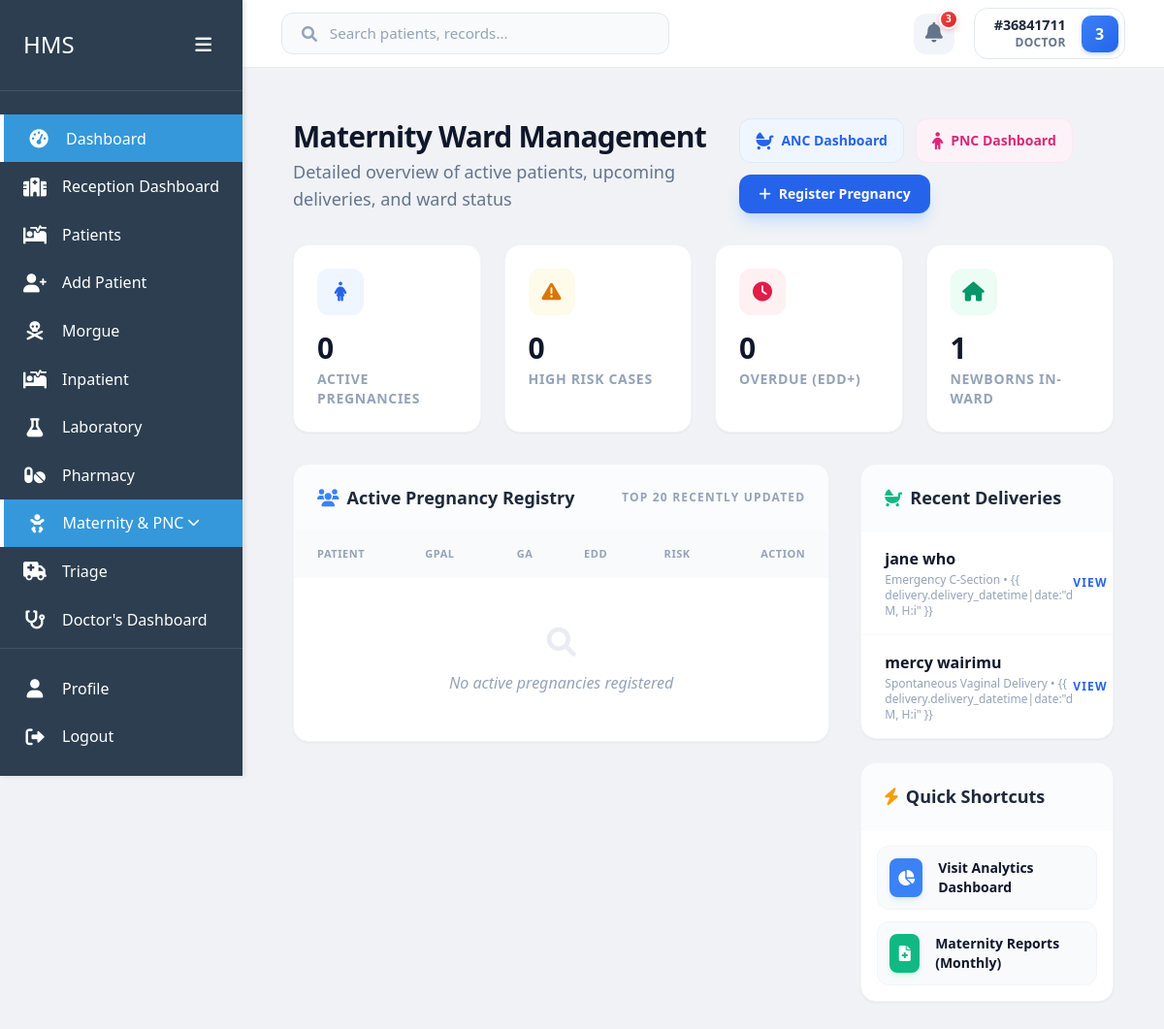
Before: /maternity/ (signed in) with the older database file.
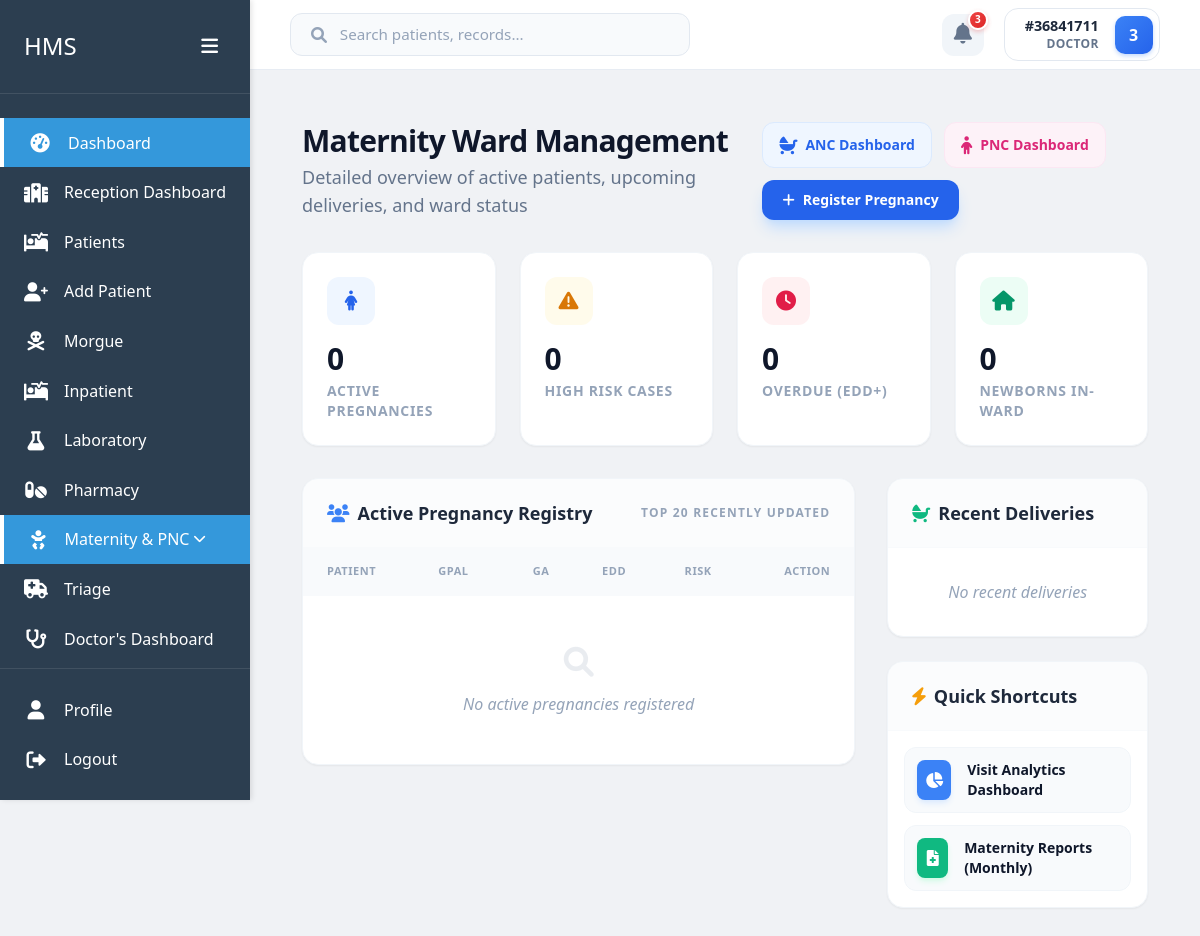
After: the same page with the newer database file.
### maternity/models.py (models this page shows, shortened)
class LaborDelivery(models.Model):
    LABOR_ONSET_CHOICES = [
        ('Spontaneous', 'Spontaneous'),
        ('Induced', 'Induced'),
        ('Elective CS', 'Elective C-Section'),
    ]
    DELIVERY_MODE_CHOICES = [
        ('SVD', 'Spontaneous Vaginal Delivery'),
        ('AVD', 'Assisted Vaginal Delivery (Vacuum/Forceps)'),
        ('Emergency CS', 'Emergency C-Section'),
        ('Elective CS', 'Elective C-Section'),
    ]
    pregnancy = models.OneToOneField(Pregnancy, on_delete=models.CASCADE, related_name='delivery')
    admission = models.OneToOneField(Admission, on_delete=models.SET_NULL, null=True, blank=True, related_name='delivery')
    admission_date = models.DateTimeField(default=timezone.now)
    gestational_age_at_delivery = models.PositiveIntegerField(help_text="Weeks")
    labor_onset = models.CharField(max_length=20, choices=LABOR_ONSET_CHOICES)
    rupture_of_membranes = models.DateTimeField(null=True, blank=True)
    labor_duration = models.DurationField(null=True, blank=True, help_text="Total labor duration")
    delivery_datetime = models.DateTimeField()
    delivery_mode = models.CharField(max_length=30, choices=DELIVERY_MODE_CHOICES)
    delivery_by = models.ForeignKey(settings.AUTH_USER_MODEL, on_delete=models.SET_NULL, null=True, related_name='deliveries_conducted')
    maternal_complications = models.TextField(blank=True, null=True, help_text="PPH, tears, retained placenta, etc.")
    episiotomy = models.BooleanField(default=False)
    perineal_tear = models.CharField(max_length=50, blank=True, help_text="Degree of tear")
    estimated_blood_loss = models.PositiveIntegerField(help_text="mL", null=True, blank=True)
    blood_transfusion = models.BooleanField(default=False)
    placenta_delivery = models.CharField(max_length=50, choices=[
        ('Complete', 'Complete'),
        ('Incomplete', 'Incomplete'),
        ('Manual Removal', 'Manual Removal Required'),
    ], blank=True)
    mother_condition = models.CharField(max_length=50, choices=[
        ('Stable', 'Stable'),
        ('ICU', 'Transferred to ICU'),
        ('Deceased', 'Maternal Death'),
    ], default='Stable')
    delivery_notes = models.TextField(blank=True, null=True)
    created_at = models.DateTimeField(auto_now_add=True)
    updated_at = models.DateTimeField(auto_now=True)
    class Meta:
        verbose_name_plural = 'Labor & Delivery Records'

class Pregnancy(models.Model):
    STATUS_CHOICES = [
        ('Active', 'Active Pregnancy'),
        ('Delivered', 'Delivered'),
        ('Miscarriage', 'Miscarriage'),
        ('Abortion', 'Abortion'),
        ('Ectopic', 'Ectopic Pregnancy'),
    ]
    BLOOD_GROUP_CHOICES = [
        ('A+', 'A Positive'),
        ('A-', 'A Negative'),
        ('B+', 'B Positive'),
        ('B-', 'B Negative'),
        ('O+', 'O Positive'),
        ('O-', 'O Negative'),
        ('AB+', 'AB Positive'),
        ('AB-', 'AB Negative'),
    ]
    patient = models.ForeignKey(Patient, on_delete=models.CASCADE, related_name='pregnancies')
    registration_date = models.DateField(default=timezone.now)
    lmp = models.DateField(verbose_name="Last Menstrual Period")
    edd = models.DateField(verbose_name="Expected Delivery Date")
    gravida = models.PositiveIntegerField(help_text="Total number of pregnancies")
    para = models.PositiveIntegerField(help_text="Number of deliveries after 28 weeks")
    abortion = models.PositiveIntegerField(default=0, help_text="Number of abortions/miscarriages")
    living = models.PositiveIntegerField(default=0, help_text="Number of living children")
    blood_group = models.CharField(max_length=3, choices=BLOOD_GROUP_CHOICES, blank=True)
    allergies = models.TextField(blank=True, null=True)
    previous_cs = models.BooleanField(default=False, verbose_name="Previous C-Section")
    is_multiple_gestation = models.BooleanField(default=False, verbose_name="Multiple Gestation (Twins/Triplets)")
    chronic_conditions = models.TextField(blank=True, null=True, help_text="Diabetes, Hypertension, etc.")
    status = models.CharField(max_length=20, choices=STATUS_CHOICES, default='Active')
    risk_level = models.CharField(max_length=20, choices=[
        ('Low', 'Low Risk'),
        ('Moderate', 'Moderate Risk'),
        ('High', 'High Risk'),
    ], default='Low')
    created_at = models.DateTimeField(auto_now_add=True)
    updated_at = models.DateTimeField(auto_now=True)
    created_by = models.ForeignKey(settings.AUTH_USER_MODEL, on_delete=models.SET_NULL, null=True, related_name='pregnancies_created')
    class Meta:
        ordering = ['-created_at']
        verbose_name_plural = 'Pregnancies'

### home/models.py (models this page shows, shortened)
class Patient(models.Model):
    GENDER_CHOICES = [
        ('M', 'Male'),
        ('F', 'Female'),
        ('O', 'Other'),
        ('N', 'Prefer not to say')
    ]
    first_name = models.CharField(max_length=100)
    last_name = models.CharField(max_length=100)
    id_number = models.CharField(max_length=20, unique=True, null=True, blank=True)
    date_of_birth = models.DateField()
    age = models.PositiveIntegerField(editable=False)  # Will be calculated automatically
    phone = models.CharField(max_length=15)
    location = models.CharField(max_length=200)
    gender = models.CharField(max_length=1, choices=GENDER_CHOICES)
    created_at = models.DateTimeField(auto_now_add=True)
    updated_at = models.DateTimeField(auto_now=True)
    created_by = models.ForeignKey('users.User', on_delete=models.SET_NULL, null=True, related_name='patients_created')
    @property
    def full_name(self):
        return f"{self.first_name} {self.last_name}"

### maternity/views.py (the view)
# urls.py: path('', views.maternity_dashboard, name='dashboard'),
@login_required
def maternity_dashboard(request):
    active_pregnancies = Pregnancy.objects.filter(status='Active').select_related('patient')
    total_active = active_pregnancies.count()
    high_risk = active_pregnancies.filter(risk_level='High').count()
    today = timezone.now().date()
    overdue = active_pregnancies.filter(edd__lt=today).count()
    week_from_now = today + timedelta(days=7)
    due_this_week = active_pregnancies.filter(edd__gte=today, edd__lte=week_from_now).count()
    week_ago = timezone.now() - timedelta(days=7)
    recent_deliveries = LaborDelivery.objects.filter(
        delivery_datetime__gte=week_ago
    ).select_related('pregnancy__patient').order_by('-delivery_datetime')[:10]
    month_start = today.replace(day=1)
    deliveries_this_month = LaborDelivery.objects.filter(
        delivery_datetime__gte=month_start
    ).count()
    current_newborns = Newborn.objects.filter(
        birth_datetime__gte=week_ago,
        status__in=['Alive', 'NICU']
    ).select_related('delivery__pregnancy__patient')
    context = {
        'active_pregnancies': active_pregnancies[:20],
        'total_active': total_active,
        'high_risk_count': high_risk,
        'overdue_count': overdue,
        'due_this_week_count': due_this_week,
        'recent_deliveries': recent_deliveries,
        'deliveries_this_month': deliveries_this_month,
        'current_newborns': current_newborns,
        'today': today,
    }
    return render(request, 'maternity/dashboard.html', context)

### maternity/templates/maternity/dashboard.html (shortened to what the changed rows need)
{% extends 'users/dashboard_base.html' %}
{% load static %}
{% block content %}
<div class="max-w-[1600px] mx-auto p-5">
    <div class="flex flex-col md:flex-row justify-between items-start md:items-center gap-6 mb-8">
        <div>
            <h1 class="text-3xl font-extrabold text-slate-900 tracking-tight">Maternity Ward Management</h1>
        </div>
    </div>
    <div class="grid grid-cols-1 sm:grid-cols-2 lg:grid-cols-4 gap-6 mb-8">
        <div
            class="bg-white p-6 rounded-2xl border border-slate-100 shadow-sm transition-all hover:shadow-md hover:-translate-y-1">
            <div class="w-12 h-12 rounded-xl flex items-center justify-center mb-4 bg-emerald-50 text-emerald-600">
                <i class="fas fa-home text-xl"></i>
            </div>
            <div class="text-3xl font-bold text-slate-900">{{ current_newborns.count }}</div>
            <div class="text-sm font-bold text-slate-400 uppercase tracking-wider mt-1">Newborns In-Ward</div>
        </div>
    </div>
    <div class="grid grid-cols-1 lg:grid-cols-3 gap-8 items-start">
        <div class="lg:col-span-2 bg-white rounded-2xl border border-slate-100 shadow-sm overflow-hidden">
            <div class="px-6 py-5 border-bottom border-slate-50 flex justify-between items-center bg-slate-50/50">
                <h2 class="text-lg font-bold text-slate-800 flex items-center gap-2">
                    <i class="fas fa-users text-blue-500"></i> Active Pregnancy Registry
                </h2>
            </div>
            <div class="overflow-x-auto">
                <table class="w-full text-left border-collapse">
                    <thead>
                        <tr class="bg-slate-50">
                            <th class="px-6 py-4 text-[11px] font-bold text-slate-400 uppercase tracking-wider">Patient
                            </th>
                            <th class="px-6 py-4 text-[11px] font-bold text-slate-400 uppercase tracking-wider">GPAL
                            </th>
                            <th
                                class="px-6 py-4 text-[11px] font-bold text-slate-400 uppercase tracking-wider text-center">
                                GA</th>
                            <th class="px-6 py-4 text-[11px] font-bold text-slate-400 uppercase tracking-wider">EDD</th>
                            <th class="px-6 py-4 text-[11px] font-bold text-slate-400 uppercase tracking-wider">Risk
                            </th>
                            <th
                                class="px-6 py-4 text-[11px] font-bold text-slate-400 uppercase tracking-wider text-right">
                                Action</th>
                        </tr>
                    </thead>
                </table>
            </div>
        </div>
        <div class="space-y-6">
            <div class="bg-white rounded-2xl border border-slate-100 shadow-sm overflow-hidden">
                <div class="px-6 py-5 border-b border-slate-50 bg-slate-50/50">
                    <h2 class="text-lg font-bold text-slate-800 flex items-center gap-2">
                        <i class="fas fa-baby-carriage text-emerald-500"></i> Recent Deliveries
                    </h2>
                </div>
                <div class="divide-y divide-slate-50">
                    {% for delivery in recent_deliveries %}
                    <div class="px-6 py-4 flex justify-between items-center transition-colors hover:bg-slate-50/50">
                        <div>
                            <div class="font-bold text-slate-900">{{ delivery.pregnancy.patient.full_name }}</div>
                            <div class="text-xs font-medium text-slate-400 mt-0.5">
                                {{ delivery.get_delivery_mode_display }} • {{ delivery.delivery_datetime|date:"d M, H:i"
                                }}
                            </div>
                        </div>
                        <a href="{% url 'maternity:pregnancy_detail' delivery.pregnancy.id %}"
                            class="text-blue-600 hover:text-blue-800 font-bold text-xs uppercase tracking-widest transition-colors">View</a>
                    </div>
                    {% empty %}
                    <div class="p-8 text-center text-slate-400 italic">No recent deliveries</div>
                    {% endfor %}
                </div>
            </div>
            <div class="bg-white rounded-2xl border border-slate-100 shadow-sm overflow-hidden">
                <div class="px-6 py-5 border-b border-slate-50 bg-slate-50/50">
                    <h2 class="text-lg font-bold text-slate-800 flex items-center gap-2">
                        <i class="fas fa-bolt text-amber-500"></i> Quick Shortcuts
                    </h2>
                </div>
            </div>
        </div>
    </div>
</div>
{% endblock %}

Changed rows visible on the page:
removed LaborDelivery: pregnancy.patient.full_name "jane who", delivery_mode "Emergency C-Section"
removed LaborDelivery: pregnancy.patient.full_name "mercy wairimu", delivery_mode "Spontaneous Vaginal Delivery"
Other visible differences:
{{ current_newborns.count }}: "1" → "0"
text now shown: "No recent deliveries"
